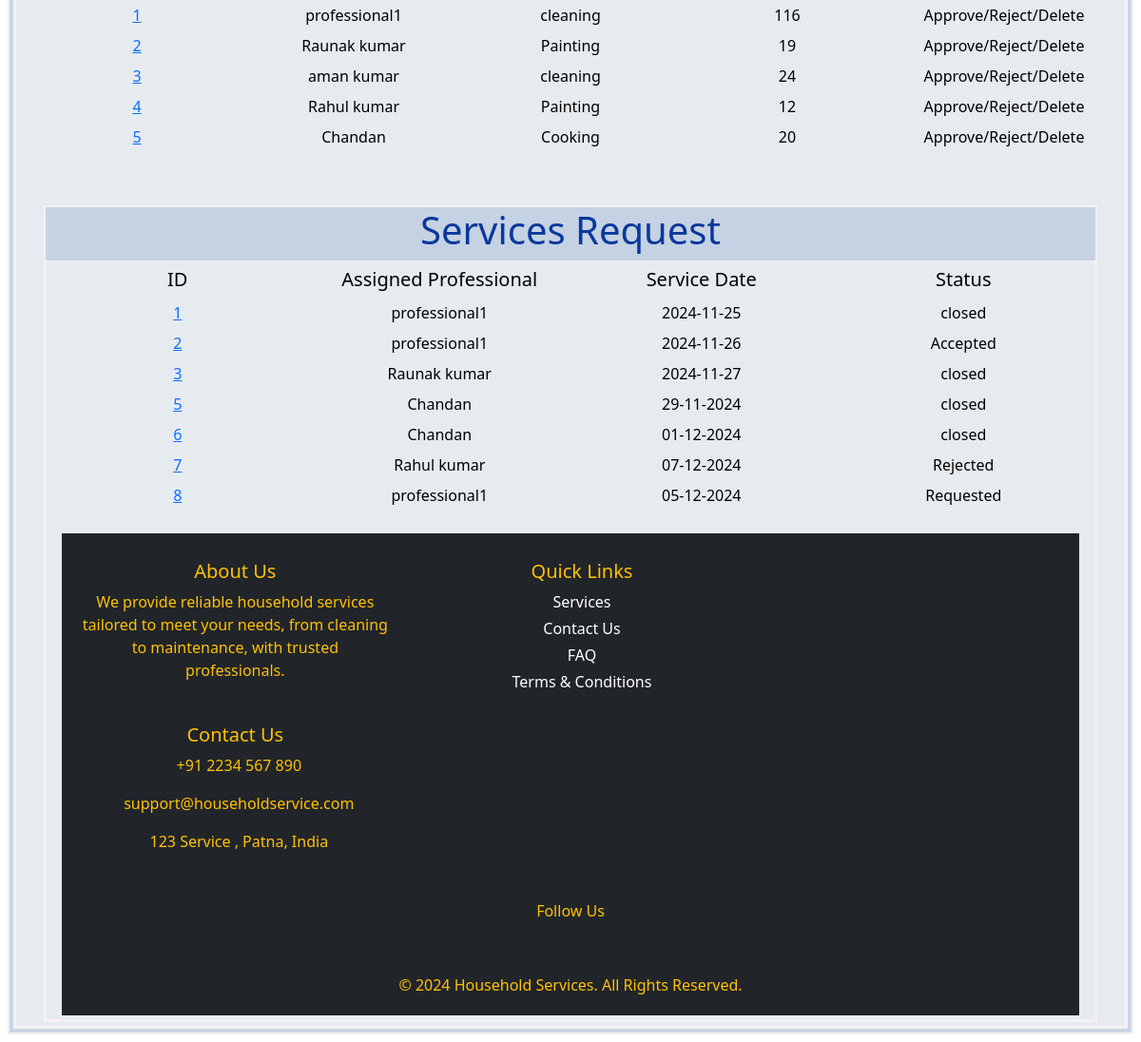
Page /admin/Painting (lower part) on the earlier database version.
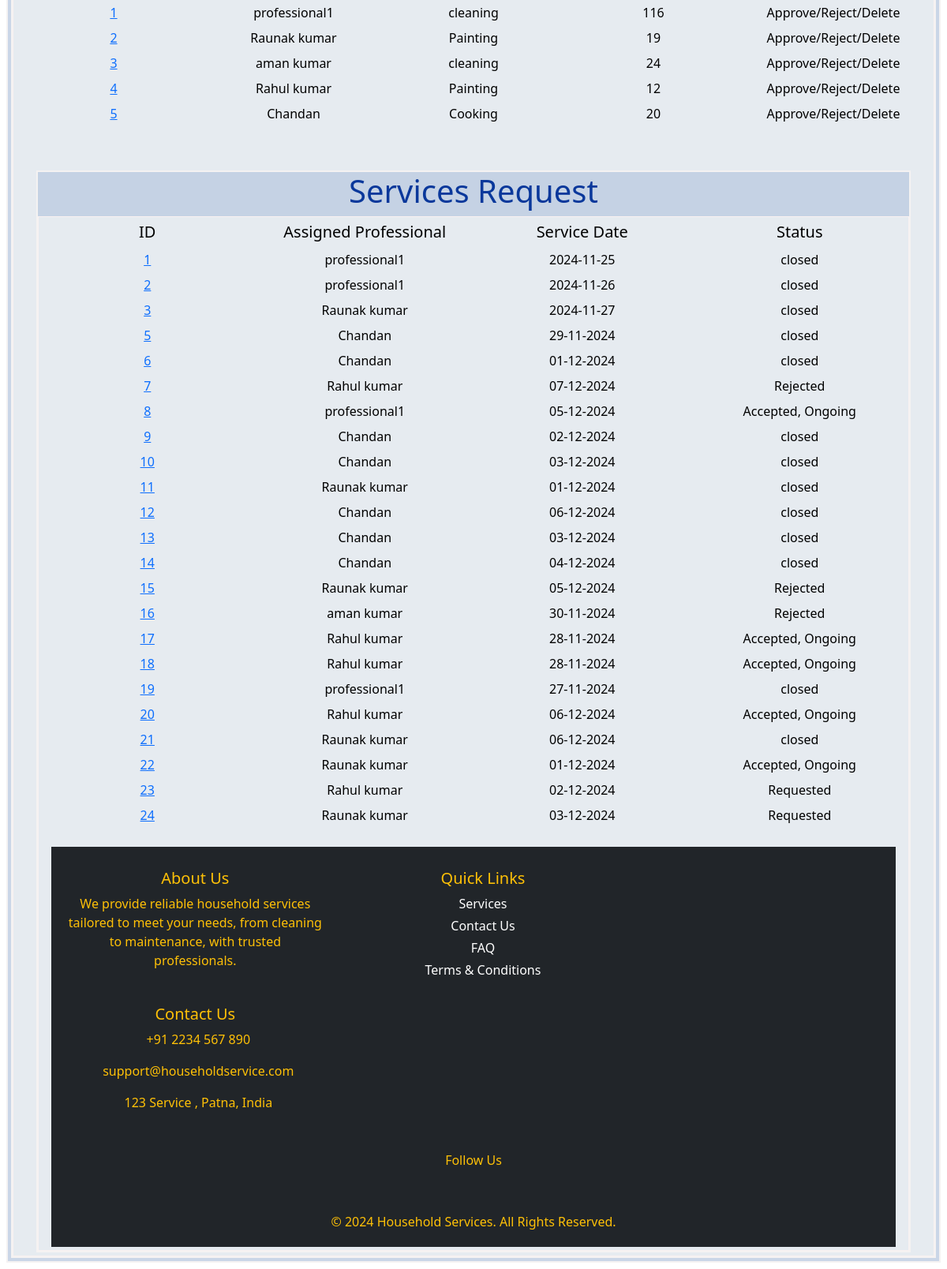
Same page on the later database version.
### backend/models.py (models this page shows)
class Professional(db.Model):
    __tablename__="professional"
    id = db.Column(db.Integer, primary_key=True)
    email=db.Column(db.String,unique=True,nullable=False)
    full_name=db.Column(db.String,nullable=False)
    service_type=db.Column(db.String,nullable=False)              #dropdown from available service
    experience=db.Column(db.Integer,nullable=False)
    address=db.Column(db.String,nullable=False)
    pincode=db.Column(db.Integer,nullable=False)
    date_created=db.Column(db.String,default=0)
    mobile_number=db.Column(db.Integer,nullable=False)
    description=db.Column(db.String)
    rating=db.Column(db.String,default=0)
    rating_count=db.Column(db.String,default=0)
    password=db.Column(db.String,nullable=False)

class Service_Request(db.Model):
    __tablename__="servicerequest"
    id = db.Column(db.Integer, primary_key=True)
    Service_id = db.Column(db.Integer, db.ForeignKey("service.id"),nullable=False)
    Customer_id = db.Column(db.Integer, db.ForeignKey("customer.id"),nullable=False)
    Professional_id = db.Column(db.Integer, db.ForeignKey("professional.id"),nullable=False)
    date_of_request=db.Column(db.String)
    service_date=db.Column(db.String)
    date_of_completion=db.Column(db.String)
    description=db.Column(db.String)
    status=db.Column(db.String,default=0)
    rating=db.Column(db.String,default=0)
    service = db.relationship("Service", backref="Servicerequests")  # Access Service details
    customer = db.relationship("Customer", backref="servicerequests")  # Access Customer details
    professional = db.relationship("Professional", backref="servicerequests")  # Access Professional details

### backend/controllers.py (the view)
@app.route("/admin/<name>")
def admin_dashboard(name):
    services=get_services()
    professionals=get_professionals()
    services_request=get_services_request_admin()
    return render_template("admin_dashboard.html",name=name,services=services,professionals=professionals,services_request=services_request)

### backend/controllers.py (called while the page is built)
def get_services():
    services = Service.query.all()
    return services

def get_professionals():
    professionals = Professional.query.all()
    return professionals

def get_services_request_admin():       #Service Request to admin
    all_service_request = Service_Request.query.all()
    return all_service_request

### templates/admin_dashboard.html (shortened to what this page needs)
{%extends "admin_layout.html"%}
{%block content%}
         <div class="my_container">
        <div class="my_container">
            <div class="my_panel">
              <div class="container text-center">
                {%if professionals%}
                {%for professional in professionals%}
                <div class="row align-items-start">
                  <div class="col">
                   <a href="#"> {{professional.id}} </a>
                  </div>
                  <div class="col">
                    {{professional.full_name}}
                  </div>
                  <div class="col">
                    {{professional.service_type}}
                  </div>
                  <div class="col">
                    {{professional.experience}}
                  </div>
                  <div class="col">
                    Approve/Reject/Delete
                  </div>
                </div>
                  {%endfor%}
                {%else%}
                <h3 class="centre"> No Service available! </h3>
                {%endif%}
      <br>
      <br>
      <div class="my_container">
        <div class="centre"> <h1>Services Request </h1></div>
          <div class="my_panel">
{%if services_request%}
            <div class="container text-center">
              <div class="row align-items-start" style="font-size: 20px;">
                <div class="col">
                 ID
                </div>
                <div class="col">
                  Assigned Professional
                </div>
                <div class="col">
                  Service Date
                </div>
                <div class="col">
                  Status
                </div>
              </div>  </b>
{%for service_request in services_request%}
              <div class="row align-items-start">
                <div class="col">
                 <a href="#">{{service_request.id}}</a>
                </div>
                <div class="col">
                 {{service_request.professional.full_name}}
                </div>
                <div class="col">
                   {{service_request.service_date}}
                </div>
                <div class="col">
                  {{service_request.status}}
                </div>
              </div>
{%endfor%}
{%else%}
<div>
  <h3 class="centre"> No Service available! </h3>
</div>
{%endif%}
    {%endblock%}

### templates/admin_layout.html (shortened to what this page needs)
<!DOCTYPE html>
<html>
    <head>
        <link rel="stylesheet" href="/static/style/main.css">
        <link href="https://cdn.jsdelivr.net/npm/bootstrap@5.0.2/dist/css/bootstrap.min.css" rel="stylesheet">
    </head>
    <body>
            {%block content%}{%endblock%}
            <footer class="bg-dark text-warning pt-4 mt-4">
              <div class="container">
                <div class="row">
                  <div class="col-md-4 mb-3">
                    <h5>About Us</h5>
                    <p>
                      We provide reliable household services tailored to meet your needs, from cleaning to maintenance, with trusted professionals.
                    </p>
                  </div>
                  <div class="col-md-4 mb-3">
                    <h5>Quick Links</h5>
                    <ul class="list-unstyled">
                      <li><a href="/services" class="text-white text-decoration-none">Services</a></li>
                      <li><a href="/contact" class="text-white text-decoration-none">Contact Us</a></li>
                      <li><a href="/faq" class="text-white text-decoration-none">FAQ</a></li>
                      <li><a href="/terms" class="text-white text-decoration-none">Terms & Conditions</a></li>
                    </ul>
                  </div>
                  <div class="col-md-4 mb-3">
                    <h5>Contact Us</h5>
                    <p> +91 2234 567 890</p>
                    <p> support@householdservice.com</p>
                    <p> 123 Service , Patna, India</p>
                  </div>
                </div>
                <div class="row">
                  <div class="col text-center mt-3">
                    <h6>Follow Us</h6>
                    <a href="#" class="text-white me-3"></a>
                    <a href="#" class="text-white me-3"></a>
                    <a href="#" class="text-white me-3"></a>
                    <a href="#" class="text-white"></a>
                  </div>
                </div>
                <div class="row">
                  <div class="col text-center mt-3">
                    <p>&copy; 2024 Household Services. All Rights Reserved.</p>
                  </div>
                </div>
              </div>
            </footer>
        </body>
</html>

### static/style/main.css (style rules this page uses)
* { margin: 4px; }
.my_container { border: 2px solid rgb(244, 242, 242); background-color:rgba(188, 204, 225, 0.788); }
.my_panel { width: auto; margin: auto; height: auto; color: black; border: 1px solid rgb(248, 241, 241); background-color: rgb(230, 235, 240); }
.centre { text-align: center; margin: auto; color: rgb(10,56,155); }

Differences in the rows shown:
changed Service_Request id 2: status "Accepted" → "closed"
changed Service_Request id 8: status "Requested" → "Accepted, Ongoing"
added Service_Request: id "9", professional.full_name "Chandan", service_date "02-12-2024", status "closed"
added Service_Request: id "10", professional.full_name "Chandan", service_date "03-12-2024", status "closed"
added Service_Request: id "11", professional.full_name "Raunak kumar", service_date "01-12-2024", status "closed"
added Service_Request: id "12", professional.full_name "Chandan", service_date "06-12-2024", status "closed"
added Service_Request: id "13", professional.full_name "Chandan", service_date "03-12-2024", status "closed"
added Service_Request: id "14", professional.full_name "Chandan", service_date "04-12-2024", status "closed"
added Service_Request: id "15", professional.full_name "Raunak kumar", service_date "05-12-2024", status "Rejected"
added Service_Request: id "16", professional.full_name "aman kumar", service_date "30-11-2024", status "Rejected"
added Service_Request: id "17", professional.full_name "Rahul kumar", service_date "28-11-2024", status "Accepted, Ongoing"
added Service_Request: id "18", professional.full_name "Rahul kumar", service_date "28-11-2024", status "Accepted, Ongoing"
added Service_Request: id "19", professional.full_name "professional1", service_date "27-11-2024", status "closed"
added Service_Request: id "20", professional.full_name "Rahul kumar", service_date "06-12-2024", status "Accepted, Ongoing"
added Service_Request: id "21", professional.full_name "Raunak kumar", service_date "06-12-2024", status "closed"
added Service_Request: id "22", professional.full_name "Raunak kumar", service_date "01-12-2024", status "Accepted, Ongoing"
added Service_Request: id "23", professional.full_name "Rahul kumar", service_date "02-12-2024", status "Requested"
added Service_Request: id "24", professional.full_name "Raunak kumar", service_date "03-12-2024", status "Requested"
